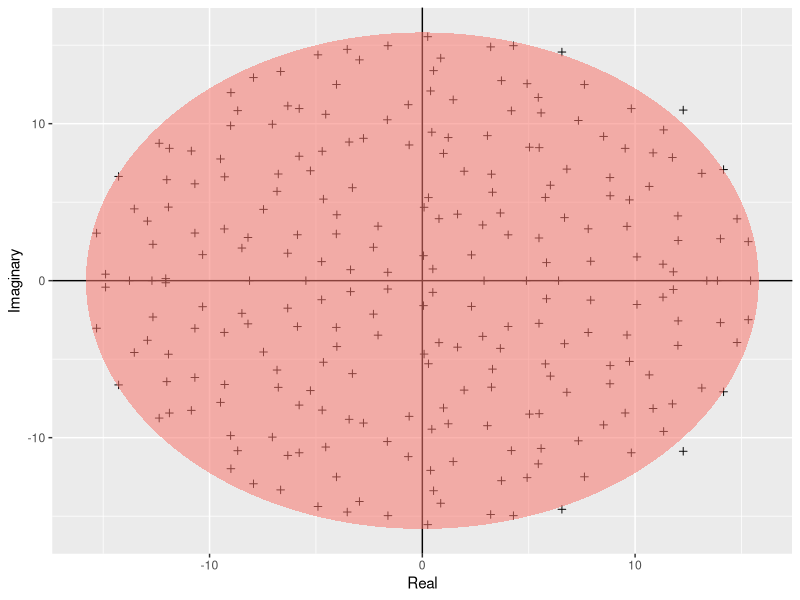

The R source for this figure:
#__author__ = 'Yibin.Li Yibin.Li24@imperial.ac.uk'
#__version__ = '0.0.1'


# Load the ggplot2 package for plotting
require(ggplot2)

# Function to create an ellipse with specified horizontal and vertical radii
# hradius: horizontal radius of the ellipse
# vradius: vertical radius of the ellipse
build_ellipse <- function(hradius, vradius){
  npoints = 250
  a <- seq(0, 2 * pi, length = npoints + 1)
  x <- hradius * cos(a)
  y <- vradius * sin(a)
  return(data.frame(x = x, y = y))
}

# Assign size of the matrix
N <- 250

# Create an NxN matrix with random values from a normal distribution
M <- matrix(rnorm(N * N), N, N) # Build the matrix

# Calculate the eigenvalues of the matrix
eigvals <- eigen(M)$values # Find the eigenvalues

# Create a data frame containing the real and imaginary parts of the eigenvalues
# This will be used for visualization
eigDF <- data.frame("Real" = Re(eigvals), "Imaginary" = Im(eigvals))

# Calculate the radius of the ellipse, which is the square root of the matrix size (sqrt(N))
my_radius <- sqrt(N)

# Build a data frame for plotting the ellipse using the calculated radius
ellDF <- build_ellipse(my_radius, my_radius)

# Rename the columns of the ellipse data frame to "Real" and "Imaginary" for consistency
names(ellDF) <- c("Real", "Imaginary") # rename the columns

# plot the eigenvalues
p <- ggplot(eigDF, aes(x = Real, y = Imaginary))
p <- p +
  geom_point(shape = I(3)) +
  theme(legend.position = "none")

# Add horizontal and vertical lines through the origin for reference
p <- p + geom_hline(aes(yintercept = 0))
p <- p + geom_vline(aes(xintercept = 0))

# Add the ellipse representing the boundary within which most eigenvalues should lie
# The ellipse is filled with a transparent red color
p <- p + geom_polygon(data = ellDF,
                      aes(x = Real,
                          y = Imaginary,
                          alpha = 1/20,
                          fill = "red"))
p
